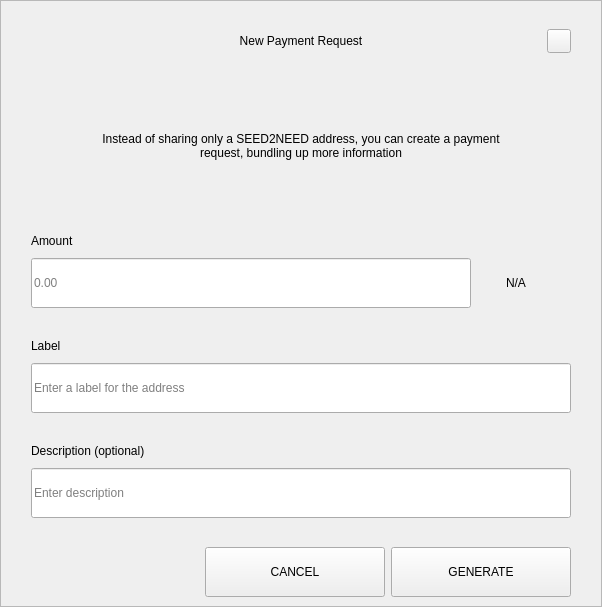
<?xml version="1.0" encoding="UTF-8"?>
<ui version="4.0">
 <class>RequestDialog</class>
 <widget class="QDialog" name="RequestDialog">
  <property name="geometry">
   <rect>
    <x>0</x>
    <y>0</y>
    <width>602</width>
    <height>607</height>
   </rect>
  </property>
  <property name="windowTitle">
   <string notr="true">N/A</string>
  </property>
  <layout class="QVBoxLayout" name="verticalLayout_5">
   <property name="spacing">
    <number>0</number>
   </property>
   <property name="leftMargin">
    <number>0</number>
   </property>
   <property name="topMargin">
    <number>0</number>
   </property>
   <property name="rightMargin">
    <number>0</number>
   </property>
   <property name="bottomMargin">
    <number>0</number>
   </property>
   <item>
    <widget class="QFrame" name="frame">
     <property name="styleSheet">
      <string notr="true"/>
     </property>
     <property name="frameShape">
      <enum>QFrame::StyledPanel</enum>
     </property>
     <property name="frameShadow">
      <enum>QFrame::Raised</enum>
     </property>
     <layout class="QVBoxLayout" name="verticalLayout_4" stretch="1,0,0">
      <property name="spacing">
       <number>0</number>
      </property>
      <property name="leftMargin">
       <number>30</number>
      </property>
      <property name="topMargin">
       <number>20</number>
      </property>
      <property name="rightMargin">
       <number>30</number>
      </property>
      <property name="bottomMargin">
       <number>0</number>
      </property>
      <item>
       <layout class="QHBoxLayout" name="horizontalLayout_3">
        <property name="spacing">
         <number>0</number>
        </property>
        <item>
         <spacer name="horizontalSpacer_21">
          <property name="orientation">
           <enum>Qt::Horizontal</enum>
          </property>
          <property name="sizeHint" stdset="0">
           <size>
            <width>40</width>
            <height>20</height>
           </size>
          </property>
         </spacer>
        </item>
        <item>
         <widget class="QLabel" name="labelTitle">
          <property name="minimumSize">
           <size>
            <width>0</width>
            <height>40</height>
           </size>
          </property>
          <property name="maximumSize">
           <size>
            <width>16777215</width>
            <height>40</height>
           </size>
          </property>
          <property name="styleSheet">
           <string notr="true">padding-left:24px;</string>
          </property>
          <property name="text">
           <string>New Payment Request</string>
          </property>
          <property name="alignment">
           <set>Qt::AlignCenter</set>
          </property>
          <property name="margin">
           <number>7</number>
          </property>
         </widget>
        </item>
        <item>
         <spacer name="horizontalSpacer">
          <property name="orientation">
           <enum>Qt::Horizontal</enum>
          </property>
          <property name="sizeHint" stdset="0">
           <size>
            <width>40</width>
            <height>20</height>
           </size>
          </property>
         </spacer>
        </item>
        <item>
         <widget class="QPushButton" name="btnEsc">
          <property name="minimumSize">
           <size>
            <width>24</width>
            <height>24</height>
           </size>
          </property>
          <property name="maximumSize">
           <size>
            <width>24</width>
            <height>24</height>
           </size>
          </property>
          <property name="focusPolicy">
           <enum>Qt::NoFocus</enum>
          </property>
          <property name="text">
           <string/>
          </property>
         </widget>
        </item>
       </layout>
      </item>
      <item>
       <widget class="QStackedWidget" name="stack">
        <property name="minimumSize">
         <size>
          <width>540</width>
          <height>0</height>
         </size>
        </property>
        <property name="maximumSize">
         <size>
          <width>540</width>
          <height>16777215</height>
         </size>
        </property>
        <property name="currentIndex">
         <number>0</number>
        </property>
        <widget class="QWidget" name="page_1">
         <property name="minimumSize">
          <size>
           <width>540</width>
           <height>0</height>
          </size>
         </property>
         <property name="maximumSize">
          <size>
           <width>540</width>
           <height>16777215</height>
          </size>
         </property>
         <layout class="QVBoxLayout" name="layout1">
          <property name="spacing">
           <number>0</number>
          </property>
          <property name="leftMargin">
           <number>0</number>
          </property>
          <property name="topMargin">
           <number>0</number>
          </property>
          <property name="rightMargin">
           <number>0</number>
          </property>
          <property name="bottomMargin">
           <number>0</number>
          </property>
          <item>
           <spacer name="verticalSpacer_21">
            <property name="orientation">
             <enum>Qt::Vertical</enum>
            </property>
            <property name="sizeType">
             <enum>QSizePolicy::Fixed</enum>
            </property>
            <property name="sizeHint" stdset="0">
             <size>
              <width>20</width>
              <height>30</height>
             </size>
            </property>
           </spacer>
          </item>
          <item alignment="Qt::AlignHCenter">
           <widget class="QLabel" name="labelMessage">
            <property name="minimumSize">
             <size>
              <width>400</width>
              <height>50</height>
             </size>
            </property>
            <property name="text">
             <string>Instead of sharing only a SEED2NEED address, you can create a payment request, bundling up more information</string>
            </property>
            <property name="alignment">
             <set>Qt::AlignCenter</set>
            </property>
            <property name="wordWrap">
             <bool>true</bool>
            </property>
           </widget>
          </item>
          <item alignment="Qt::AlignBottom">
           <widget class="QWidget" name="containerAmount" native="true">
            <layout class="QVBoxLayout" name="verticalLayout">
             <property name="spacing">
              <number>9</number>
             </property>
             <property name="leftMargin">
              <number>0</number>
             </property>
             <property name="topMargin">
              <number>0</number>
             </property>
             <property name="rightMargin">
              <number>0</number>
             </property>
             <property name="bottomMargin">
              <number>0</number>
             </property>
             <item>
              <widget class="QLabel" name="labelSubtitleAmount">
               <property name="minimumSize">
                <size>
                 <width>350</width>
                 <height>16</height>
                </size>
               </property>
               <property name="maximumSize">
                <size>
                 <width>16777215</width>
                 <height>16</height>
                </size>
               </property>
               <property name="text">
                <string>Amount</string>
               </property>
              </widget>
             </item>
             <item alignment="Qt::AlignTop">
              <widget class="QWidget" name="layoutAmount" native="true">
               <layout class="QHBoxLayout" name="horizontalLayout" stretch="2,0">
                <property name="spacing">
                 <number>0</number>
                </property>
                <property name="leftMargin">
                 <number>0</number>
                </property>
                <property name="topMargin">
                 <number>0</number>
                </property>
                <property name="rightMargin">
                 <number>0</number>
                </property>
                <property name="bottomMargin">
                 <number>0</number>
                </property>
                <item>
                 <widget class="QLineEdit" name="lineEditAmount">
                  <property name="minimumSize">
                   <size>
                    <width>0</width>
                    <height>50</height>
                   </size>
                  </property>
                  <property name="maximumSize">
                   <size>
                    <width>16777215</width>
                    <height>50</height>
                   </size>
                  </property>
                  <property name="placeholderText">
                   <string notr="true">0.00</string>
                  </property>
                 </widget>
                </item>
                <item>
                 <widget class="QWidget" name="comboContainer" native="true">
                  <property name="minimumSize">
                   <size>
                    <width>100</width>
                    <height>50</height>
                   </size>
                  </property>
                  <property name="maximumSize">
                   <size>
                    <width>16777215</width>
                    <height>50</height>
                   </size>
                  </property>
                  <layout class="QHBoxLayout" name="horizontalLayout_31">
                   <property name="spacing">
                    <number>0</number>
                   </property>
                   <property name="leftMargin">
                    <number>0</number>
                   </property>
                   <property name="topMargin">
                    <number>0</number>
                   </property>
                   <property name="rightMargin">
                    <number>10</number>
                   </property>
                   <property name="bottomMargin">
                    <number>0</number>
                   </property>
                   <item>
                    <widget class="QLabel" name="comboBoxCoin">
                     <property name="text">
                      <string notr="true">N/A</string>
                     </property>
                     <property name="alignment">
                      <set>Qt::AlignCenter</set>
                     </property>
                    </widget>
                   </item>
                  </layout>
                 </widget>
                </item>
               </layout>
              </widget>
             </item>
            </layout>
           </widget>
          </item>
          <item>
           <spacer name="verticalSpacer_31">
            <property name="orientation">
             <enum>Qt::Vertical</enum>
            </property>
            <property name="sizeType">
             <enum>QSizePolicy::Fixed</enum>
            </property>
            <property name="sizeHint" stdset="0">
             <size>
              <width>20</width>
              <height>30</height>
             </size>
            </property>
           </spacer>
          </item>
          <item>
           <layout class="QVBoxLayout" name="verticalLayoutLabel">
            <property name="spacing">
             <number>9</number>
            </property>
            <item>
             <widget class="QLabel" name="labelSubtitleLabel">
              <property name="minimumSize">
               <size>
                <width>0</width>
                <height>16</height>
               </size>
              </property>
              <property name="maximumSize">
               <size>
                <width>16777215</width>
                <height>16</height>
               </size>
              </property>
              <property name="text">
               <string>Label</string>
              </property>
             </widget>
            </item>
            <item>
             <widget class="QLineEdit" name="lineEditLabel">
              <property name="minimumSize">
               <size>
                <width>0</width>
                <height>50</height>
               </size>
              </property>
              <property name="maximumSize">
               <size>
                <width>16777215</width>
                <height>50</height>
               </size>
              </property>
              <property name="placeholderText">
               <string>Enter a label for the address</string>
              </property>
             </widget>
            </item>
           </layout>
          </item>
          <item>
           <spacer name="verticalSpacer_34">
            <property name="orientation">
             <enum>Qt::Vertical</enum>
            </property>
            <property name="sizeType">
             <enum>QSizePolicy::Fixed</enum>
            </property>
            <property name="sizeHint" stdset="0">
             <size>
              <width>20</width>
              <height>30</height>
             </size>
            </property>
           </spacer>
          </item>
          <item>
           <layout class="QVBoxLayout" name="verticalLayoutDescription">
            <property name="spacing">
             <number>9</number>
            </property>
            <item>
             <widget class="QLabel" name="labelSubtitleDescription">
              <property name="minimumSize">
               <size>
                <width>0</width>
                <height>16</height>
               </size>
              </property>
              <property name="maximumSize">
               <size>
                <width>16777215</width>
                <height>16</height>
               </size>
              </property>
              <property name="text">
               <string>Description (optional)</string>
              </property>
             </widget>
            </item>
            <item>
             <widget class="QLineEdit" name="lineEditDescription">
              <property name="minimumSize">
               <size>
                <width>0</width>
                <height>50</height>
               </size>
              </property>
              <property name="maximumSize">
               <size>
                <width>16777215</width>
                <height>50</height>
               </size>
              </property>
              <property name="placeholderText">
               <string>Enter description</string>
              </property>
             </widget>
            </item>
            <item>
             <spacer name="verticalSpacer_4">
              <property name="orientation">
               <enum>Qt::Vertical</enum>
              </property>
              <property name="sizeType">
               <enum>QSizePolicy::Fixed</enum>
              </property>
              <property name="sizeHint" stdset="0">
               <size>
                <width>20</width>
                <height>20</height>
               </size>
              </property>
             </spacer>
            </item>
           </layout>
          </item>
         </layout>
        </widget>
        <widget class="QWidget" name="page_2">
         <layout class="QVBoxLayout" name="layout2">
          <item>
           <spacer name="verticalSpacer_5">
            <property name="orientation">
             <enum>Qt::Vertical</enum>
            </property>
            <property name="sizeType">
             <enum>QSizePolicy::Fixed</enum>
            </property>
            <property name="sizeHint" stdset="0">
             <size>
              <width>20</width>
              <height>50</height>
             </size>
            </property>
           </spacer>
          </item>
          <item alignment="Qt::AlignHCenter">
           <widget class="QLabel" name="labelQrImg">
            <property name="minimumSize">
             <size>
              <width>260</width>
              <height>260</height>
             </size>
            </property>
            <property name="maximumSize">
             <size>
              <width>260</width>
              <height>260</height>
             </size>
            </property>
            <property name="text">
             <string/>
            </property>
            <property name="alignment">
             <set>Qt::AlignCenter</set>
            </property>
           </widget>
          </item>
          <item>
           <spacer name="verticalSpacer_2">
            <property name="orientation">
             <enum>Qt::Vertical</enum>
            </property>
            <property name="sizeType">
             <enum>QSizePolicy::Fixed</enum>
            </property>
            <property name="sizeHint" stdset="0">
             <size>
              <width>20</width>
              <height>30</height>
             </size>
            </property>
           </spacer>
          </item>
          <item alignment="Qt::AlignHCenter">
           <widget class="QLabel" name="labelAddress">
            <property name="text">
             <string notr="true">N/A </string>
            </property>
           </widget>
          </item>
          <item>
           <spacer name="verticalSpacer_32">
            <property name="orientation">
             <enum>Qt::Vertical</enum>
            </property>
            <property name="sizeType">
             <enum>QSizePolicy::Expanding</enum>
            </property>
            <property name="sizeHint" stdset="0">
             <size>
              <width>20</width>
              <height>20</height>
             </size>
            </property>
           </spacer>
          </item>
          <item>
           <layout class="QHBoxLayout" name="horizontal">
            <property name="leftMargin">
             <number>20</number>
            </property>
            <property name="rightMargin">
             <number>20</number>
            </property>
            <property name="bottomMargin">
             <number>20</number>
            </property>
            <item>
             <spacer name="horizontalSpacer_4">
              <property name="orientation">
               <enum>Qt::Horizontal</enum>
              </property>
              <property name="sizeHint" stdset="0">
               <size>
                <width>40</width>
                <height>20</height>
               </size>
              </property>
             </spacer>
            </item>
            <item>
             <widget class="QPushButton" name="btnCopyAddress">
              <property name="minimumSize">
               <size>
                <width>180</width>
                <height>50</height>
               </size>
              </property>
              <property name="text">
               <string>COPY ADDRESS</string>
              </property>
             </widget>
            </item>
            <item>
             <widget class="QPushButton" name="btnCopyUrl">
              <property name="minimumSize">
               <size>
                <width>180</width>
                <height>50</height>
               </size>
              </property>
              <property name="text">
               <string>COPY URL</string>
              </property>
             </widget>
            </item>
            <item>
             <spacer name="horizontalSpacer_2">
              <property name="orientation">
               <enum>Qt::Horizontal</enum>
              </property>
              <property name="sizeHint" stdset="0">
               <size>
                <width>40</width>
                <height>20</height>
               </size>
              </property>
             </spacer>
            </item>
           </layout>
          </item>
         </layout>
        </widget>
       </widget>
      </item>
      <item>
       <widget class="QWidget" name="buttonsStack" native="true">
        <layout class="QHBoxLayout" name="horizontalLayout_5">
         <property name="leftMargin">
          <number>20</number>
         </property>
         <property name="rightMargin">
          <number>0</number>
         </property>
         <item>
          <spacer name="horizontalSpacer_41">
           <property name="orientation">
            <enum>Qt::Horizontal</enum>
           </property>
           <property name="sizeHint" stdset="0">
            <size>
             <width>40</width>
             <height>20</height>
            </size>
           </property>
          </spacer>
         </item>
         <item>
          <widget class="QPushButton" name="btnCancel">
           <property name="minimumSize">
            <size>
             <width>180</width>
             <height>50</height>
            </size>
           </property>
           <property name="focusPolicy">
            <enum>Qt::NoFocus</enum>
           </property>
           <property name="text">
            <string>CANCEL</string>
           </property>
          </widget>
         </item>
         <item>
          <widget class="QPushButton" name="btnSave">
           <property name="minimumSize">
            <size>
             <width>180</width>
             <height>50</height>
            </size>
           </property>
           <property name="focusPolicy">
            <enum>Qt::NoFocus</enum>
           </property>
           <property name="text">
            <string>GENERATE</string>
           </property>
          </widget>
         </item>
        </layout>
       </widget>
      </item>
     </layout>
    </widget>
   </item>
  </layout>
 </widget>
 <resources/>
 <connections/>
</ui>
